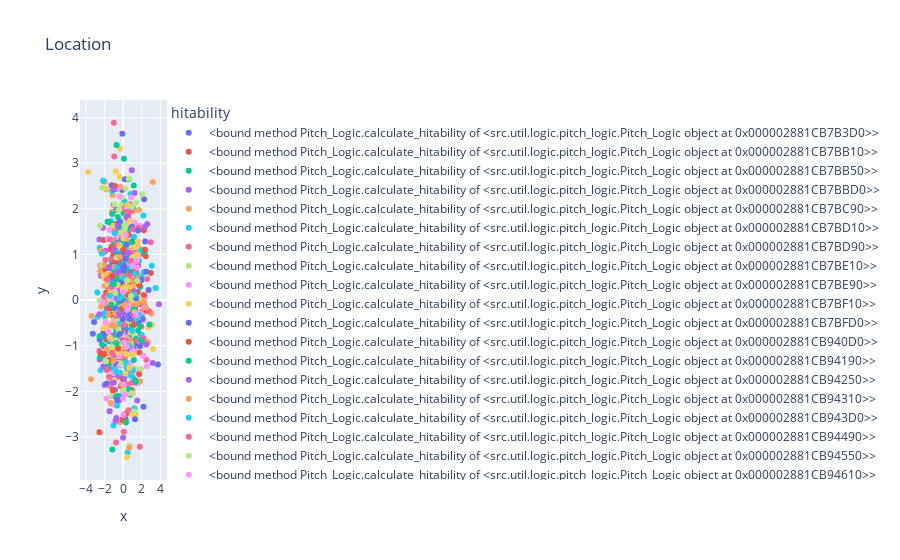

The cell this chart's notebook holds for it:
### Code cell
pitch_data.show_scatter("x", "y", "Location", color='hitability')
